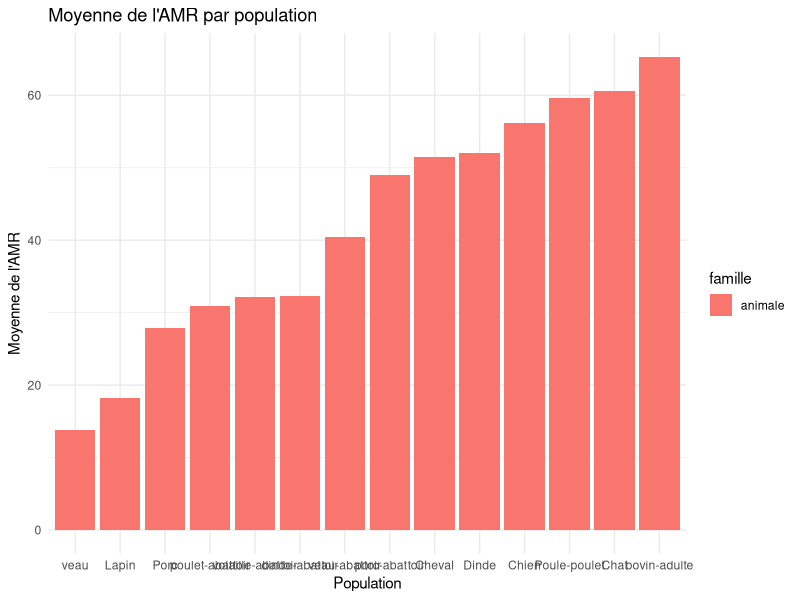
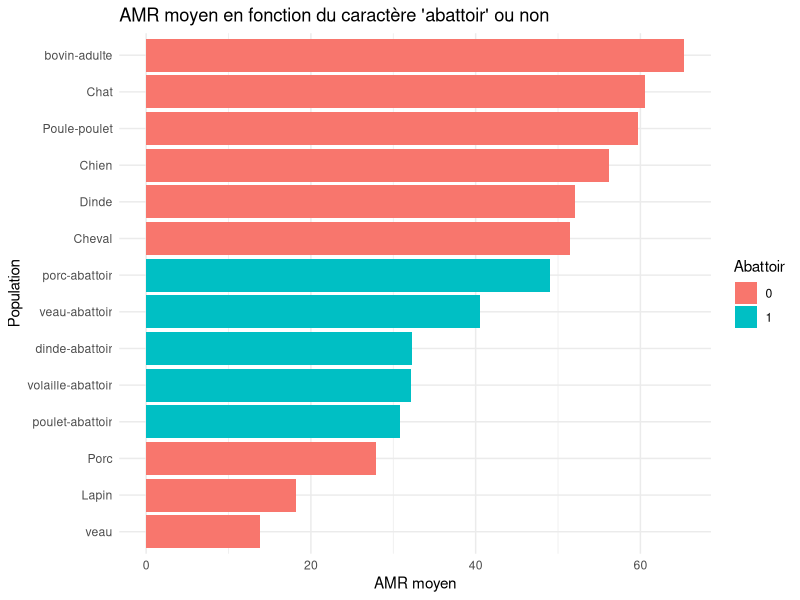
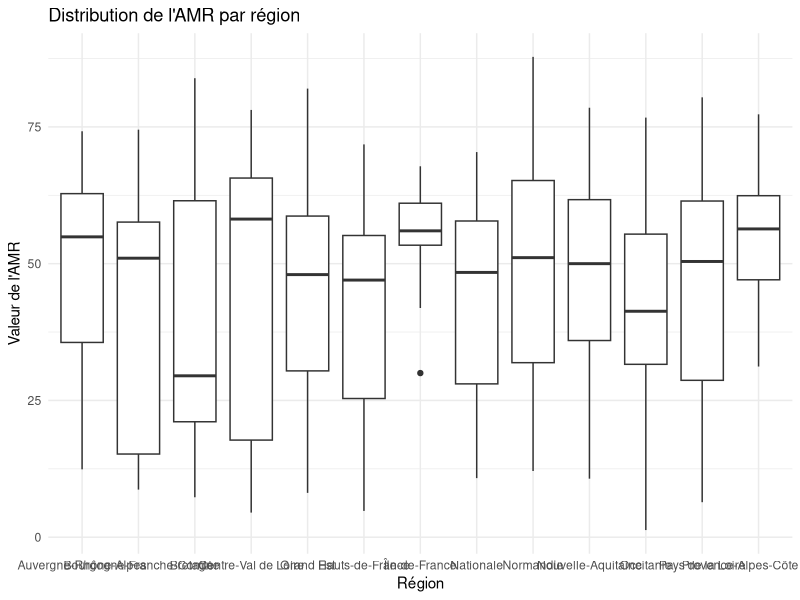
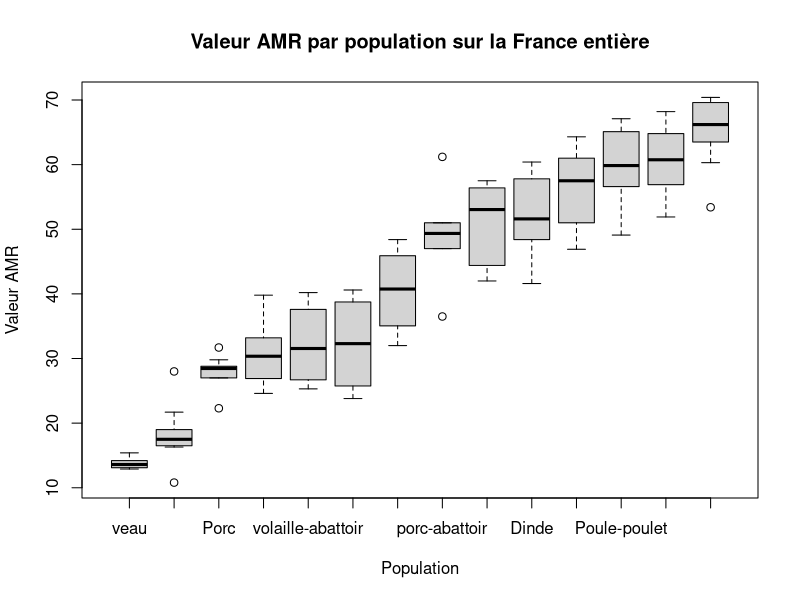
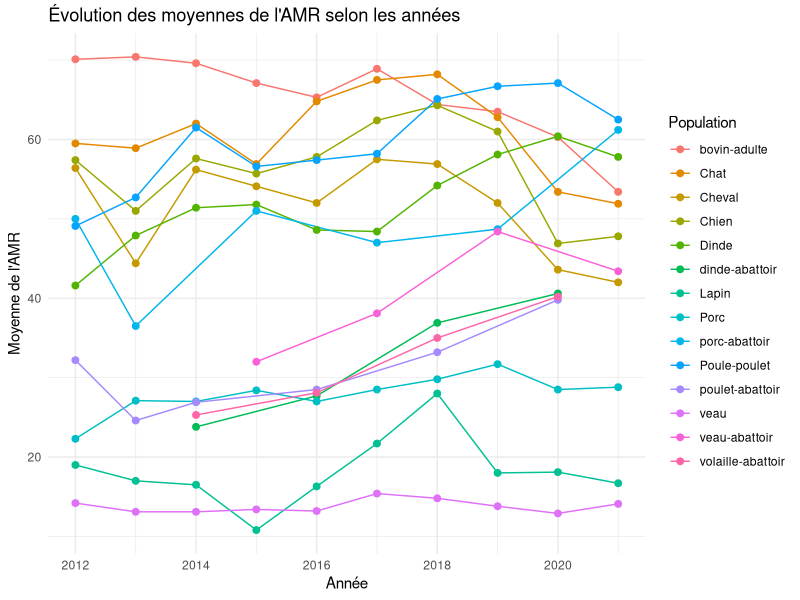
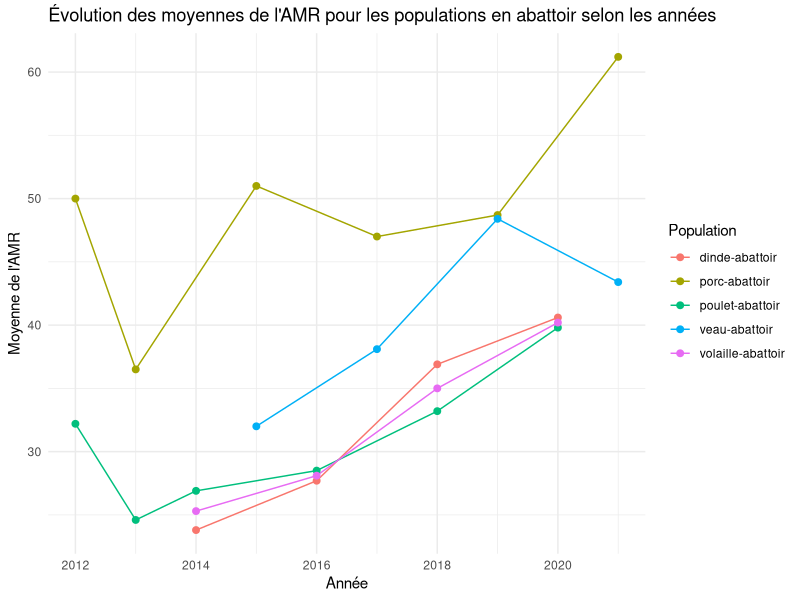
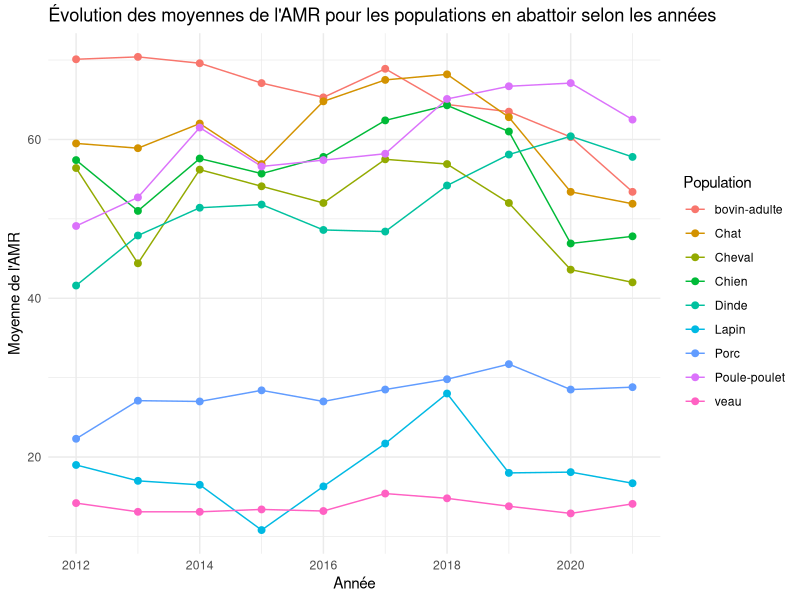
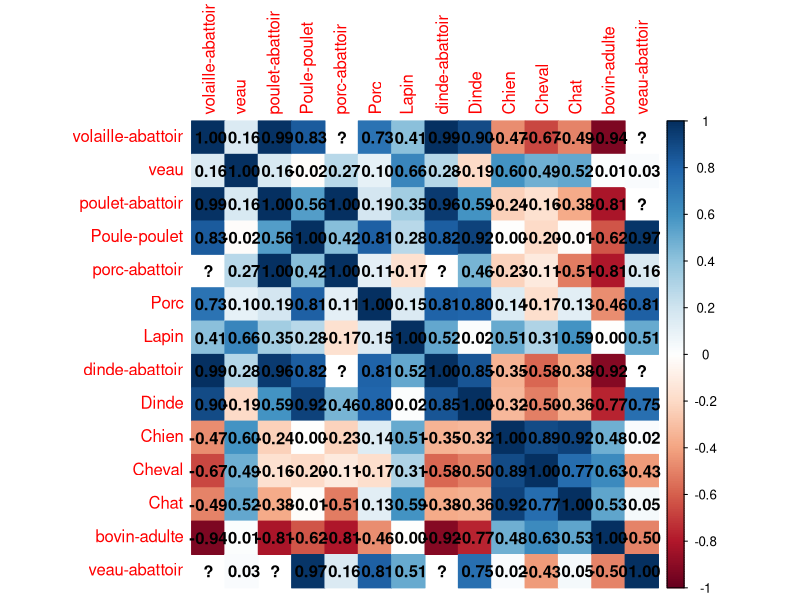

These figures' R source, in order:
## ---- chunk 1
knitr::opts_chunk$set(echo = TRUE)
library(readxl)
library(dplyr)
library(ggplot2)
## ---- chunk 2
rm(list=ls())

AMR <- read_excel('donnees/donnees_AMR.xlsx')
str(AMR)
summary(AMR)

#On renomme "bovin-abattoir" en "veau-abattoir"
AMR$population <- ifelse(AMR$population == "bovin-abattoir", "veau-abattoir", AMR$population)

#Code pour rajouter les volailles quand on les auras...
#volaille <- read_excel('donnees/volaille.xlsx')
#volaille <- volaille[, -c(3,5,6,7)]
#volaille$famille <- 'animale'
#volaille$dispositif <- NA
#volaille$region <- ifelse(volaille$region == 'NA', 'Nationale', volaille$region)
#AMR <- rbind(AMR, volaille)


# Séparation des deux cas d'étude (animal et humain) version Florine
AMR_humaine <- AMR[which(AMR$famille=='humaine'),]
AMR_animale <- AMR[which(AMR$famille=='animale'),]

# Séparation des deux cas d'étude (animal et humain) version Maël
AMR_animale <- AMR %>%
  filter(famille == "animale")
AMR_humaine <- AMR %>%
  filter(famille == "humaine")

# Récupération des données nationales uniquement
AMR_animale_fr <- AMR_animale[which(AMR_animale$region=='Nationale'),]
AMR_humaine_fr <- AMR_humaine[which(AMR_humaine$region=='Nationale'),]

# Création d'une indicatrice selon si la population provient d'un abattoir (1) ou non (0)
AMR_animale_fr$abattoir <- as.integer(grepl("abattoir", AMR_animale_fr$population, ignore.case = TRUE))
## ---- chunk 3
# Pour les animaux, on regarde la moyenne de l'AMR pour chaque population
moyenne_AMR <- AMR_animale_fr %>%
  group_by(population, famille) %>%
  summarize(moyenne_AMR = mean(`valeur AMR`))

# On regarde la variance inter-groupe (et l'écart-type car plus parlant)
AMR_animale_fr %>% summarize(ecart_type_AMR = sd(`valeur AMR`))
AMR_animale_fr	 %>%
  group_by(population, famille) %>%
  summarize(
    moyenne_AMR = mean(`valeur AMR`),
    .groups = 'drop'
  ) %>%
  ungroup() %>%
  summarize(
    SSB = sum((moyenne_AMR - mean(moyenne_AMR))^2 * n())
  )

# Plot des moyennes (agrandir le graphique pour la lisibilité)
ggplot(moyenne_AMR, aes(x = reorder(population, moyenne_AMR), y = moyenne_AMR, fill = famille)) +
  geom_bar(stat = "identity", position = "dodge") +
  labs(title = "Moyenne de l'AMR par population",
       x = "Population",
       y = "Moyenne de l'AMR") +
  theme_minimal()
## ---- chunk 4
# Création d'une indicatrice selon si la population provient d'un abattoir (1) ou non (0)
moyenne_AMR$abattoir <- as.integer(grepl("abattoir", moyenne_AMR$population, ignore.case = TRUE))

# Graphique
ggplot(moyenne_AMR, aes(x = moyenne_AMR, fill = factor(abattoir), y = reorder(population, moyenne_AMR))) +
  geom_bar(stat = "identity", position = "dodge") +
  labs(title = "AMR moyen en fonction du caractère 'abattoir' ou non",
       x = "AMR moyen",
       y = "Population",
       fill = "Abattoir") +
  theme_minimal()
## ---- chunk 5
# Regression linéaire
modele_regression <- lm(`valeur AMR` ~ population, data = AMR_animale_fr)
summary(modele_regression)
## ---- chunk 6

moyenne_par_region <- AMR_animale %>%
  group_by(region) %>%
  summarize(moyenne_AMR = mean(`valeur AMR`), .groups = 'drop')

ggplot(AMR_animale, aes(x = region, y = `valeur AMR`)) +
  geom_boxplot() +
  labs(title = "Distribution de l'AMR par région",
       x = "Région",
       y = "Valeur de l'AMR") +
  theme_minimal()

moyenne_par_region_population <- AMR_animale %>%
  group_by(region, population) %>%
  summarize(moyenne_AMR = mean(`valeur AMR`), .groups = 'drop')

modele_anova <- aov(moyenne_AMR ~ region + population, data = moyenne_par_region_population)
summary(modele_anova)

# je n'arrive pas à réaliser l'analyse que je veux :()
## ---- chunk 7
AMR_animale_fr %>%
  group_by(population, famille) %>%
  summarize(
    variance_intragroupe = sum((`valeur AMR` - mean(`valeur AMR`))^2),
    .groups = 'drop'
  )

# Boxplot pour représenter la variation intra-groupe
boxplot(`valeur AMR` ~ reorder(population, `valeur AMR`), data = AMR_animale_fr,
        main = "Valeur AMR par population sur la France entière",
        ylab = "Valeur AMR",
        xlab = "Population")
## ---- chunk 8
# Graphique général (peu lisible)
ggplot(AMR_animale_fr, aes(x = annee, y = `valeur AMR`, group = population, color = population)) +
  geom_line(stat = "summary", fun = "mean") +
  geom_point(stat = "summary", fun = "mean", size = 2) +
  labs(title = "Évolution des moyennes de l'AMR selon les années",
       x = "Année",
       y = "Moyenne de l'AMR",
       color = "Population") +
  theme_minimal()

# On filtre les données pour inclure uniquement les populations en abattoir ou non
AMR_animale_fr_abattoir <- AMR_animale_fr %>%
  filter(grepl("abattoir", population, ignore.case = TRUE))

AMR_animale_fr_horsabattoir <- AMR_animale_fr %>%
  filter(!grepl("abattoir", population, ignore.case = TRUE))

# Graphique abattoir
ggplot(AMR_animale_fr_abattoir, aes(x = annee, y = `valeur AMR`, group = population, color = population)) +
  geom_line(stat = "summary", fun = "mean") +
  geom_point(stat = "summary", fun = "mean", size = 2) +
  labs(title = "Évolution des moyennes de l'AMR pour les populations en abattoir selon les années",
       x = "Année",
       y = "Moyenne de l'AMR",
       color = "Population") +
  theme_minimal()

# Graphique hors abattoir
ggplot(AMR_animale_fr_horsabattoir, aes(x = annee, y = `valeur AMR`, group = population, color = population)) +
  geom_line(stat = "summary", fun = "mean") +
  geom_point(stat = "summary", fun = "mean", size = 2) +
  labs(title = "Évolution des moyennes de l'AMR pour les populations en abattoir selon les années",
       x = "Année",
       y = "Moyenne de l'AMR",
       color = "Population") +
  theme_minimal()
## ---- chunk 9
library(tidyr)

donnees_remodelees <- AMR_animale_fr %>%
  pivot_wider(names_from = population, values_from = `valeur AMR`, names_prefix = "", values_fill = NA, id_cols = annee)

donnees_remodelees <- donnees_remodelees %>%
  arrange(annee)

matrice_correlations <- cor(donnees_remodelees[, -1], use = "pairwise.complete.obs")
library(corrplot)

# Afficher le corrplot
corrplot(matrice_correlations, method = "color", addrect = 2, addCoef.col = "black")
## ---- chunk 10
boxplot(AMR_humaine_fr$`valeur AMR`~AMR_humaine_fr$population,
        main = "Valeur AMR par population sur la France entière",
        ylab = "Valuer AMR",
        xlab = "Population")
## ---- chunk 11
ggplot(AMR_humaine_fr, aes(x = annee, y = `valeur AMR`, group = population, color = population)) +
  geom_line(stat = "summary", fun = "mean") +
  geom_point(stat = "summary", fun = "mean", size = 2) +
  labs(title = "Évolution des moyennes de l'AMR pour les populations humaines sur la France entière",
       x = "Année",
       y = "Moyenne de l'AMR",
       color = "Population") +
  theme_minimal()
## ---- chunk 12
summary(AMR)
AMR$dispositif <- as.factor(AMR$dispositif)
AMR$population <- as.factor(AMR$population)
AMR$famille <- as.factor(AMR$famille)
AMR$region <- as.factor(AMR$region)
## ---- chunk 13
aggregate(x = AMR$`effectif AMR`, by = list(AMR$annee), FUN = sum)
aggregate(x = AMR$`effectif AMR`, by = list(AMR$region), FUN = sum)
## ---- chunk 14
# Quels regroupements en des sous-populations ?
# Recherche de liaison entre une variable qualitative (la population) et une variable quantitative (la valeur AMR)

ggplot(AMR, aes(x = `valeur AMR`, y = reorder(population, `valeur AMR`, mean), fill = famille))+
  geom_boxplot()

# Idée : transformer le tableau de données pour faire des corrélations entre toutes les populations ( on le fait sur les données nationales)

# Transposition de la matrice
library(tidyr)
AMR_fr <- AMR[which(AMR$region=="Nationale"),]
donnees_remodelees <- AMR_fr %>%
  pivot_wider(names_from = population, values_from = `valeur AMR`, names_prefix = "", values_fill = NA, id_cols = annee)
donnees_remodelees <- donnees_remodelees %>%
  arrange(annee)
## ---- chunk 15
boxplot(AMR$population ~ AMR$`valeur AMR`)
## ---- chunk 16
usage_animal <- read_excel("donnees/D_animale_nationale_avec_alea_corrige.xlsx")
## ---- chunk 17
ggplot(data = usage_animal, aes(x = `valeur AMR`, y = Valeur_AMU))+
  geom_point()+ 
  theme_minimal()+                     
  labs(x = "Sensibilité aux antibiotiques",
       y = "Usage d'antibiotiques",
       title = "Taux de sensibilité par population et usage") +
  facet_wrap(~population, scales = "free")
